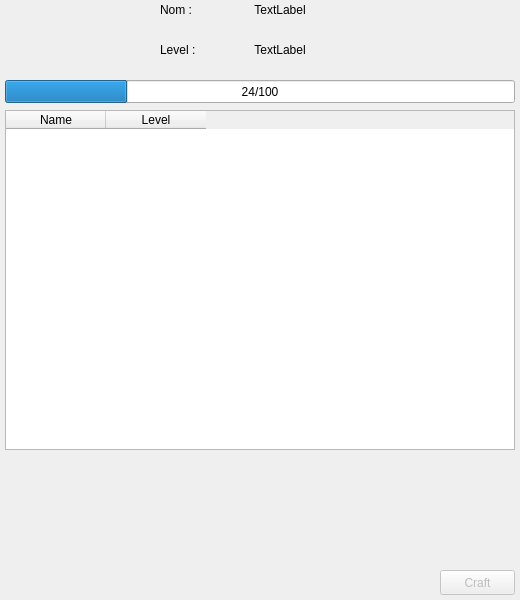
<?xml version="1.0" encoding="UTF-8"?>
<ui version="4.0">
 <class>jobview</class>
 <widget class="QWidget" name="jobview">
  <property name="geometry">
   <rect>
    <x>0</x>
    <y>0</y>
    <width>520</width>
    <height>600</height>
   </rect>
  </property>
  <property name="windowTitle">
   <string>Form</string>
  </property>
  <widget class="QLabel" name="label">
   <property name="geometry">
    <rect>
     <x>160</x>
     <y>0</y>
     <width>60</width>
     <height>20</height>
    </rect>
   </property>
   <property name="text">
    <string>Nom :</string>
   </property>
  </widget>
  <widget class="QLabel" name="l_name">
   <property name="geometry">
    <rect>
     <x>220</x>
     <y>0</y>
     <width>120</width>
     <height>20</height>
    </rect>
   </property>
   <property name="text">
    <string>TextLabel</string>
   </property>
   <property name="alignment">
    <set>Qt::AlignCenter</set>
   </property>
  </widget>
  <widget class="QPushButton" name="b_craft">
   <property name="enabled">
    <bool>false</bool>
   </property>
   <property name="geometry">
    <rect>
     <x>440</x>
     <y>570</y>
     <width>75</width>
     <height>25</height>
    </rect>
   </property>
   <property name="text">
    <string>Craft</string>
   </property>
  </widget>
  <widget class="QProgressBar" name="pb_exp">
   <property name="geometry">
    <rect>
     <x>5</x>
     <y>80</y>
     <width>510</width>
     <height>23</height>
    </rect>
   </property>
   <property name="value">
    <number>24</number>
   </property>
   <property name="alignment">
    <set>Qt::AlignCenter</set>
   </property>
   <property name="format">
    <string notr="true">%v/%m</string>
   </property>
  </widget>
  <widget class="QLabel" name="label_2">
   <property name="geometry">
    <rect>
     <x>160</x>
     <y>40</y>
     <width>60</width>
     <height>20</height>
    </rect>
   </property>
   <property name="text">
    <string>Level :</string>
   </property>
  </widget>
  <widget class="QLabel" name="l_level">
   <property name="geometry">
    <rect>
     <x>220</x>
     <y>40</y>
     <width>120</width>
     <height>20</height>
    </rect>
   </property>
   <property name="text">
    <string>TextLabel</string>
   </property>
   <property name="alignment">
    <set>Qt::AlignCenter</set>
   </property>
  </widget>
  <widget class="QTableWidget" name="tw_crafts">
   <property name="geometry">
    <rect>
     <x>5</x>
     <y>110</y>
     <width>510</width>
     <height>340</height>
    </rect>
   </property>
   <property name="editTriggers">
    <set>QAbstractItemView::NoEditTriggers</set>
   </property>
   <property name="selectionMode">
    <enum>QAbstractItemView::SingleSelection</enum>
   </property>
   <property name="selectionBehavior">
    <enum>QAbstractItemView::SelectRows</enum>
   </property>
   <property name="showGrid">
    <bool>true</bool>
   </property>
   <property name="gridStyle">
    <enum>Qt::SolidLine</enum>
   </property>
   <property name="wordWrap">
    <bool>true</bool>
   </property>
   <attribute name="verticalHeaderVisible">
    <bool>false</bool>
   </attribute>
   <column>
    <property name="text">
     <string>Name</string>
    </property>
    <property name="textAlignment">
     <set>AlignHCenter|AlignVCenter|AlignCenter</set>
    </property>
   </column>
   <column>
    <property name="text">
     <string>Level</string>
    </property>
    <property name="textAlignment">
     <set>AlignHCenter|AlignVCenter|AlignCenter</set>
    </property>
   </column>
  </widget>
 </widget>
 <resources/>
 <connections/>
</ui>
